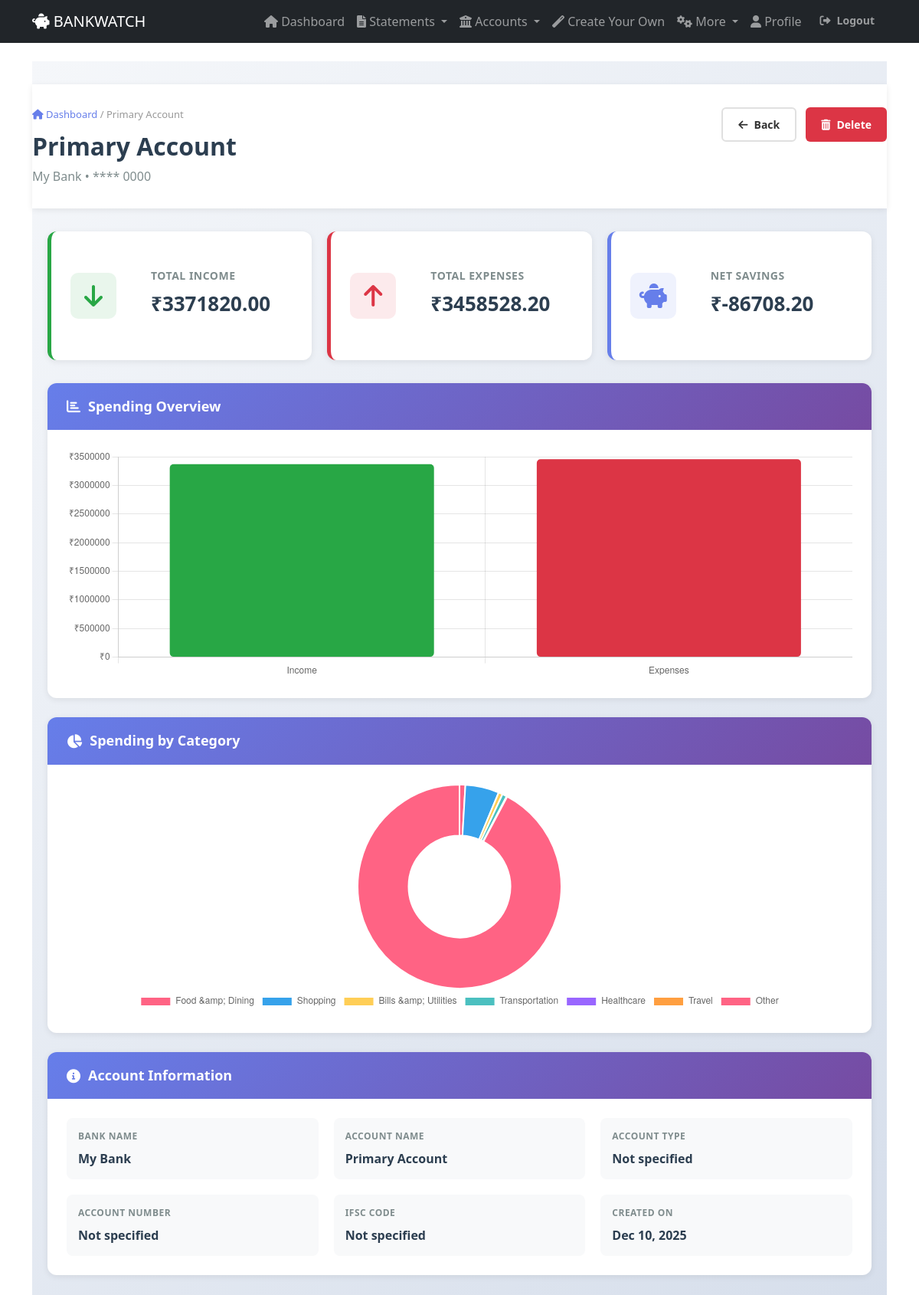
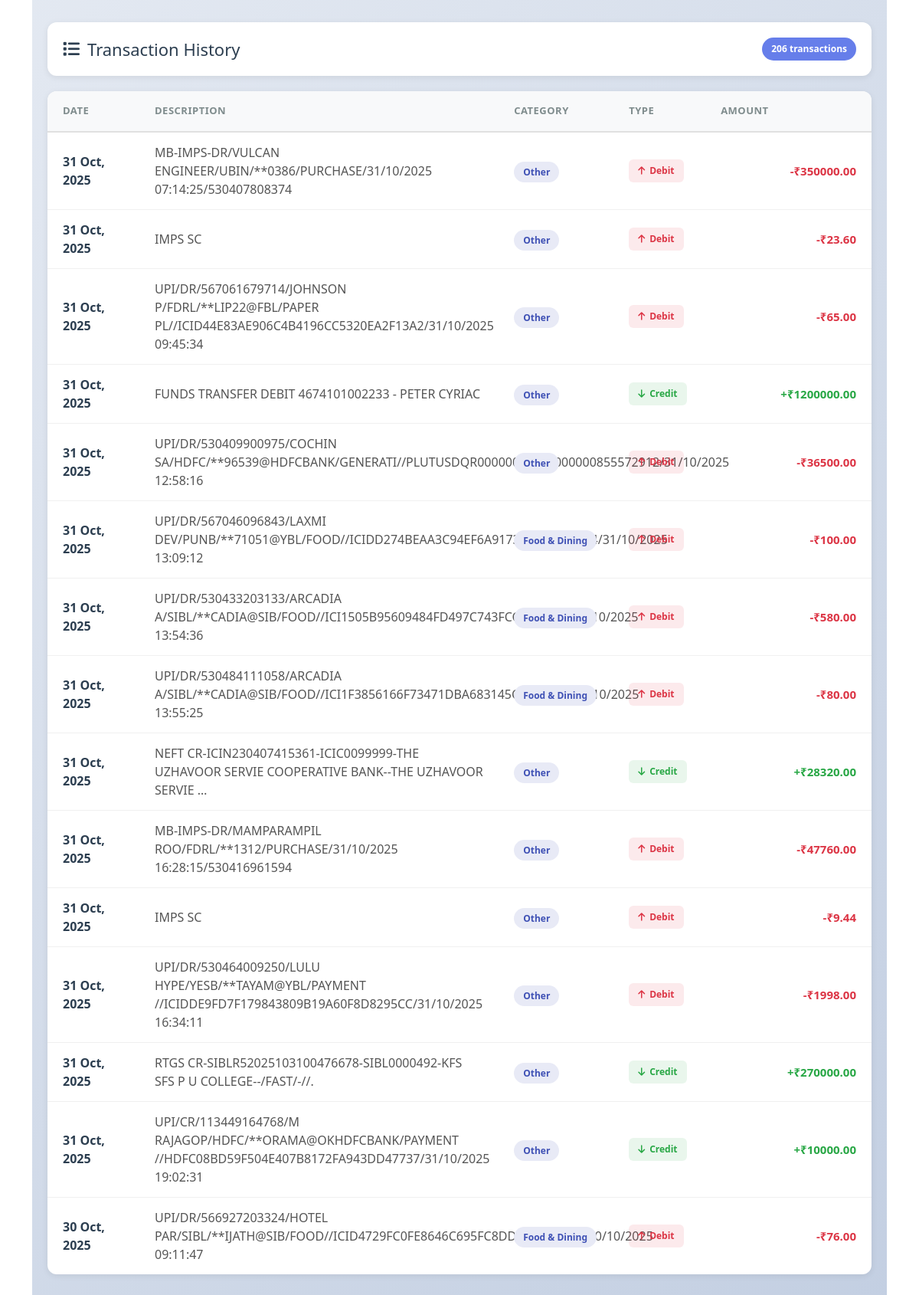
/analyzer/accounts/1/view/ (signed in), run on the app's committed database (2 pictures, top to bottom).
### analyzer/models.py (models this page shows, shortened)
class BankAccount(models.Model):
    user = models.ForeignKey(User, on_delete=models.CASCADE)
    bank_name = models.CharField(max_length=100)
    account_name = models.CharField(max_length=100, blank=True)
    account_number = models.CharField(max_length=20, blank=True)
    account_type = models.CharField(max_length=50, blank=True)
    ifsc_code = models.CharField(max_length=11, blank=True)
    description = models.TextField(blank=True)
    created_at = models.DateTimeField(auto_now_add=True)

class Transaction(models.Model):
    CATEGORY_CHOICES = [
        ('INCOME', 'Income'),
        ('FOOD', 'Food & Dining'),
        ('SHOPPING', 'Shopping'),
        ('BILLS', 'Bills & Utilities'),
        ('TRANSPORT', 'Transportation'),
        ('ENTERTAINMENT', 'Entertainment'),
        ('HEALTHCARE', 'Healthcare'),
        ('LOAN', 'Loan & EMI'),
        ('TRAVEL', 'Travel'),
        ('OTHER', 'Other'),
    ]
    statement = models.ForeignKey(BankStatement, on_delete=models.CASCADE)
    date = models.DateField()
    description = models.TextField()
    amount = models.DecimalField(max_digits=10, decimal_places=2)
    transaction_type = models.CharField(max_length=10, choices=[('DEBIT', 'Debit'), ('CREDIT', 'Credit')])
    category = models.CharField(max_length=20, choices=CATEGORY_CHOICES, default='OTHER')
    created_at = models.DateTimeField(auto_now_add=True)

### analyzer/views.py (the view)
# urls.py: path('accounts/<int:account_id>/view/', views.view_account_details, name='view_account_details'),
@login_required
def view_account_details(request, account_id):
    account = get_object_or_404(BankAccount, id=account_id, user=request.user)
    account_transactions = Transaction.objects.filter(
        statement__account=account
    ).select_related('statement').order_by('-date')
    recent_transactions = account_transactions[:15]
    total_income = account_transactions.filter(transaction_type='CREDIT').aggregate(
        total=models.Sum('amount')
    )['total'] or 0
    total_expenses = account_transactions.filter(transaction_type='DEBIT').aggregate(
        total=models.Sum('amount')
    )['total'] or 0
    net_savings = total_income - total_expenses
    category_totals = {}
    expense_transactions = account_transactions.filter(transaction_type='DEBIT')
    for category_code, category_name in Transaction.CATEGORY_CHOICES:
        if category_code != 'INCOME':
            category_total = expense_transactions.filter(category=category_code).aggregate(
                total=models.Sum('amount')
            )['total'] or 0
            if category_total > 0:
                category_totals[category_code] = {
                    'name': category_name,
                    'amount': float(category_total),
                    'percentage': 0
                }
    total_expenses_amount = sum(cat['amount'] for cat in category_totals.values())
    for category in category_totals.values():
        if total_expenses_amount > 0:
            category['percentage'] = round((category['amount'] / total_expenses_amount) * 100, 1)
    if total_income > 0:
        savings_rate = (net_savings / total_income) * 100
        if savings_rate >= 20:
            financial_health = {'score': 85, 'status': 'Excellent', 'message': 'Great savings rate!'}
        elif savings_rate >= 10:
            financial_health = {'score': 70, 'status': 'Good', 'message': 'Solid financial health'}
        else:
            financial_health = {'score': 50, 'status': 'Needs Attention', 'message': 'Consider increasing savings'}
    else:
        financial_health = {'score': 0, 'status': 'No Data', 'message': 'No transactions for this account'}
    context = {
        'account': account,
        'transactions': account_transactions,
        'recent_transactions': recent_transactions,
        'monthly_income': total_income,
        'monthly_expenses': total_expenses,
        'monthly_savings': net_savings,
        'category_totals': category_totals,
        'financial_health': financial_health,
    }
    return render(request, 'analyzer/account_details.html', context)

### templates/analyzer/account_details.html (shortened to what this page needs)
{% extends 'base.html' %}
{% load static %}
{% block content %}
<div class="container-fluid account-details-container">
    <div class="account-header-section">
        <div class="header-top">
            <div class="header-info">
                <div class="breadcrumb-nav">
                    <a href="{% url 'dashboard' %}"><i class="fas fa-home"></i> Dashboard</a>
                    <span>/</span>
                    <span>{{ account.account_name }}</span>
                </div>
                <h1 class="account-title">{{ account.account_name }}</h1>
                <p class="account-subtitle">{{ account.bank_name }} • {{ account.account_number|default:"**** 0000" }}</p>
            </div>
            <div class="header-actions">
                <a href="{% url 'dashboard' %}" class="btn btn-outline">
                    <i class="fas fa-arrow-left"></i> Back
                </a>
                <a href="{% url 'delete_account' account.id %}" class="btn btn-danger">
                    <i class="fas fa-trash-alt"></i> Delete
                </a>
            </div>
        </div>
    </div>
    <div class="summary-section">
        <div class="cards-grid">
            <div class="summary-card income">
                <div class="card-icon">
                    <i class="fas fa-arrow-down"></i>
                </div>
                <div class="card-body">
                    <h4>Total Income</h4>
                    <p class="amount">₹{{ monthly_income|floatformat:2 }}</p>
                </div>
            </div>
            <div class="summary-card expenses">
                <div class="card-icon">
                    <i class="fas fa-arrow-up"></i>
                </div>
                <div class="card-body">
                    <h4>Total Expenses</h4>
                    <p class="amount">₹{{ monthly_expenses|floatformat:2 }}</p>
                </div>
            </div>
            <div class="summary-card savings">
                <div class="card-icon">
                    <i class="fas fa-piggy-bank"></i>
                </div>
                <div class="card-body">
                    <h4>Net Savings</h4>
                    <p class="amount">₹{{ monthly_savings|floatformat:2 }}</p>
                </div>
            </div>
        </div>
    </div>
    <div class="charts-section">
        <div class="row">
            <div class="col-lg-12">
                <div class="chart-card">
                    <div class="card-header">
                        <h3><i class="fas fa-chart-bar"></i> Spending Overview</h3>
                    </div>
                    <div class="card-body">
                        <div class="chart-wrapper">
                            <canvas id="spendingChart" height="300"></canvas>
                        </div>
                    </div>
                </div>
            </div>
        </div>
        <div class="row">
            <div class="col-lg-12">
                <div class="chart-card">
                    <div class="card-header">
                        <h3><i class="fas fa-pie-chart"></i> Spending by Category</h3>
                    </div>
                    <div class="card-body">
                        <div class="chart-wrapper">
                            <canvas id="categoryChart" height="350"></canvas>
                        </div>
                    </div>
                </div>
            </div>
        </div>
        <div class="row">
            <div class="col-lg-12">
                <div class="chart-card">
                    <div class="card-header">
                        <h3><i class="fas fa-info-circle"></i> Account Information</h3>
                    </div>
                    <div class="card-body">
                        <div class="info-grid">
                            <div class="info-item">
                                <span class="info-label">Bank Name</span>
                                <span class="info-value">{{ account.bank_name }}</span>
                            </div>
                            <div class="info-item">
                                <span class="info-label">Account Name</span>
                                <span class="info-value">{{ account.account_name }}</span>
                            </div>
                            <div class="info-item">
                                <span class="info-label">Account Type</span>
                                <span class="info-value">{{ account.account_type|default:"Not specified" }}</span>
                            </div>
                            <div class="info-item">
                                <span class="info-label">Account Number</span>
                                <span class="info-value">{{ account.account_number|default:"Not specified" }}</span>
                            </div>
                            <div class="info-item">
                                <span class="info-label">IFSC Code</span>
                                <span class="info-value">{{ account.ifsc_code|default:"Not specified" }}</span>
                            </div>
                            <div class="info-item">
                                <span class="info-label">Created On</span>
                                <span class="info-value">{{ account.created_at|date:"M d, Y" }}</span>
                            </div>
                        </div>
                    </div>
                </div>
            </div>
        </div>
    </div>
    <div class="transactions-section">
        <div class="section-title">
            <h2><i class="fas fa-list"></i> Transaction History</h2>
            <span class="transaction-badge">{{ transactions|length }} transactions</span>
        </div>
        {% if transactions %}
        <div class="transactions-table-wrapper">
            <table class="transactions-table">
                <thead>
                    <tr>
                        <th>Date</th>
                        <th>Description</th>
                        <th>Category</th>
                        <th>Type</th>
                        <th class="text-right">Amount</th>
                    </tr>
                </thead>
                <tbody>
                    {% for transaction in recent_transactions %}
                    <tr class="transaction-row">
                        <td class="date-cell">{{ transaction.date|date:"d M, Y" }}</td>
                        <td class="description-cell">{{ transaction.description|truncatewords:8 }}</td>
                        <td class="category-cell">
                            <span class="category-badge">{{ transaction.get_category_display }}</span>
                        </td>
                        <td class="type-cell">
                            {% if transaction.transaction_type == 'CREDIT' %}
                                <span class="type-badge credit"><i class="fas fa-arrow-down"></i> Credit</span>
                            {% else %}
                                <span class="type-badge debit"><i class="fas fa-arrow-up"></i> Debit</span>
                            {% endif %}
                        </td>
                        <td class="amount-cell {% if transaction.transaction_type == 'CREDIT' %}positive{% else %}negative{% endif %}">
                            {% if transaction.transaction_type == 'CREDIT' %}
                                <span class="amount-plus">+₹{{ transaction.amount|floatformat:2 }}</span>
                            {% else %}
                                <span class="amount-minus">-₹{{ transaction.amount|floatformat:2 }}</span>
                            {% endif %}
                        </td>
                    </tr>
                    {% endfor %}
                </tbody>
            </table>
        </div>
        {% endif %}
    </div>
</div>
<script>
    // Spending Chart (Income vs Expenses)
    const spendingCtx = document.getElementById('spendingChart').getContext('2d');
    new Chart(spendingCtx, {
        type: 'bar',
        data: {
            labels: ['Income', 'Expenses'],
            datasets: [{
                label: 'Amount (₹)',
                data: [{{ monthly_income }}, {{ monthly_expenses }}],
                backgroundColor: ['#28a745', '#dc3545'],
                borderRadius: 5,
                borderSkipped: false
            }]
        },
        options: {
            responsive: true,
            plugins: {
                legend: { display: false }
            },
            scales: {
                y: {
                    beginAtZero: true,
                    ticks: { callback: function(value) { return '₹' + value; } }
                }
            }
        }
    });
    // Category Chart
    {% if category_totals %}
    const categoryCtx = document.getElementById('categoryChart').getContext('2d');
    new Chart(categoryCtx, {
        type: 'doughnut',
        data: {
            labels: [{% for cat_code, cat_data in category_totals.items %}'{{ cat_data.name }}'{% if not forloop.last %},{% endif %}{% endfor %}],
            datasets: [{
                data: [{% for cat_code, cat_data in category_totals.items %}{{ cat_data.amount }}{% if not forloop.last %},{% endif %}{% endfor %}],
                backgroundColor: [
                    '#FF6384', '#36A2EB', '#FFCE56', '#4BC0C0', '#9966FF',
                    '#FF9F40', '#FF6384', '#C9CBCF', '#4BC0C0', '#FF6384'
                ]
            }]
        },
        options: {
            responsive: true,
            plugins: {
                legend: { position: 'bottom' }
            }
        }
    });
    {% endif %}
</script>
{% endblock %}

### data on the page
BankAccount: account_name "Primary Account", bank_name "My Bank", account_number "**** 0000", account_type "Not specified", account_number "Not specified", ifsc_code "Not specified", created_at "Dec 10, 2025"
Transaction: transaction_type "DEBIT" (drawn)
Transaction: transaction_type "DEBIT" (drawn)
Transaction: transaction_type "DEBIT" (drawn)
Transaction: transaction_type "CREDIT" (drawn)
Transaction: transaction_type "DEBIT" (drawn)
Transaction: transaction_type "DEBIT" (drawn)
Transaction: transaction_type "DEBIT" (drawn)
Transaction: transaction_type "DEBIT" (drawn)
Transaction: transaction_type "CREDIT" (drawn)
Transaction: transaction_type "DEBIT" (drawn)
Transaction: transaction_type "DEBIT" (drawn)
Transaction: transaction_type "DEBIT" (drawn)
Transaction: transaction_type "CREDIT" (drawn)
Transaction: transaction_type "CREDIT" (drawn)
Transaction: transaction_type "DEBIT" (drawn)

### other printed values
{{ monthly_income|floatformat:2 }} "3371820.00"
{{ monthly_expenses|floatformat:2 }} "3458528.20"
{{ monthly_savings|floatformat:2 }} "-86708.20"
{{ transactions|length }} "206"
chart data {{ monthly_income }} 3371820
chart data {{ monthly_expenses }} 3458528.20000000
chart data {{ cat_data.amount }} 31951.25, 185502.4, 22666.45, 24794.64, 3454.0, 575.0, 3189584.46
